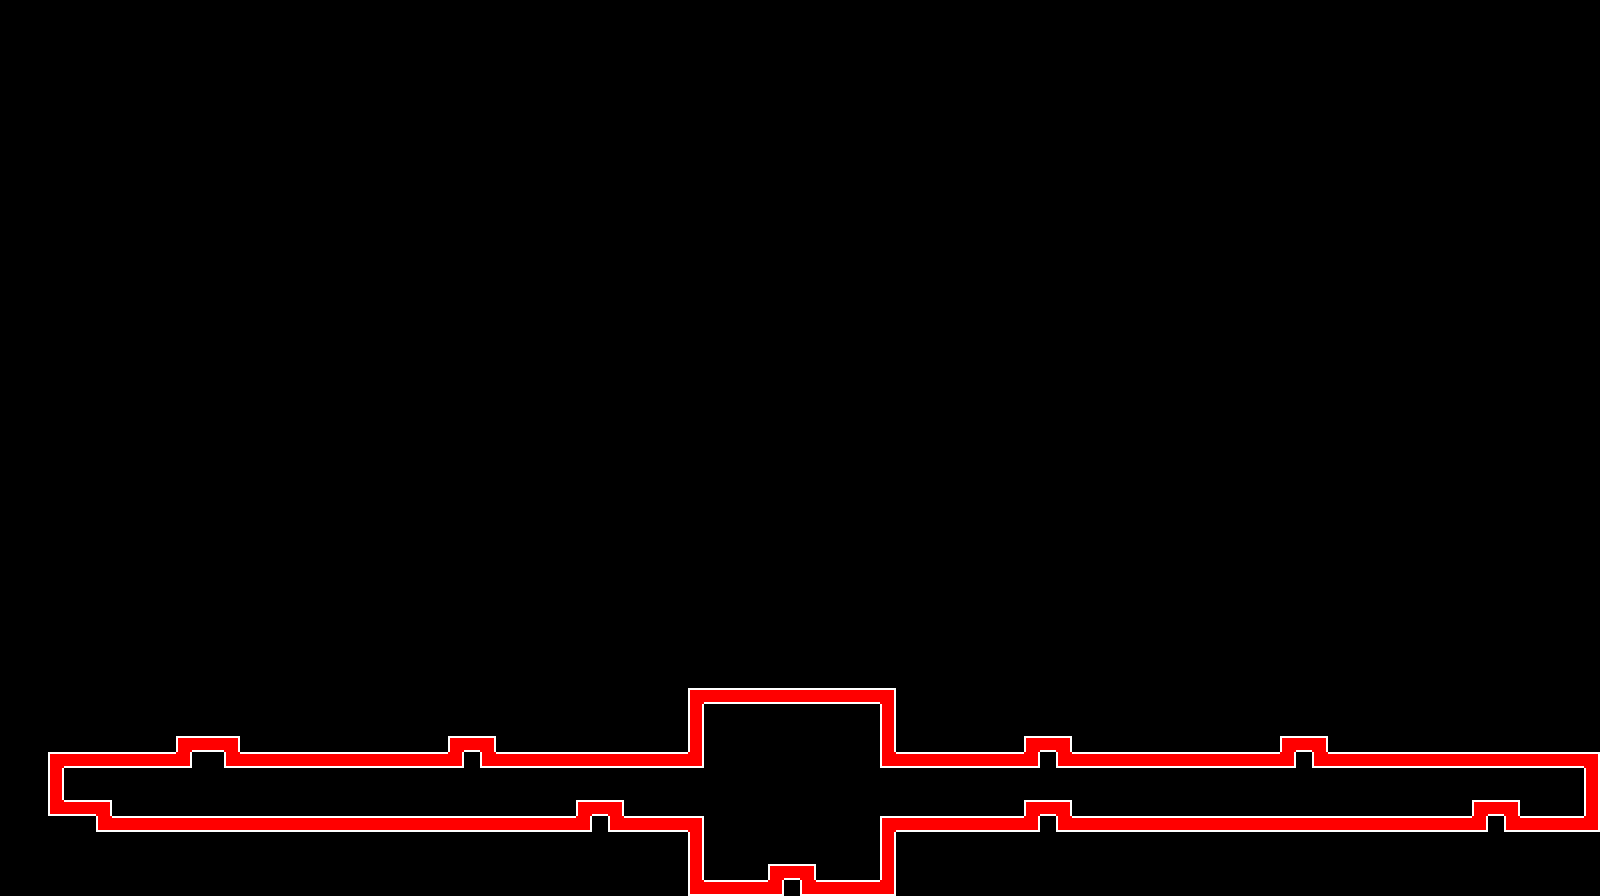

A level layout from a 2D game, rendered from its tile map. Below: a short description, then the map file with tile-grid data replaced by summaries:
An orthogonal 100x56 tile map with 16x16 px tiles, 1 tile layer (Tile Layer 1).

<map version="1.10" tiledversion="1.10.2" orientation="orthogonal" renderorder="right-down" width="100" height="56" tilewidth="16" tileheight="16" infinite="0" nextlayerid="2" nextobjectid="1">
 <tileset firstgid="1" source="../Colours.tsx" />
 <layer id="1" name="Tile Layer 1" width="100" height="56">
  <data>[5600 cells, 232 non-empty, 6 distinct tile ids]</data>
 </layer>
</map>
